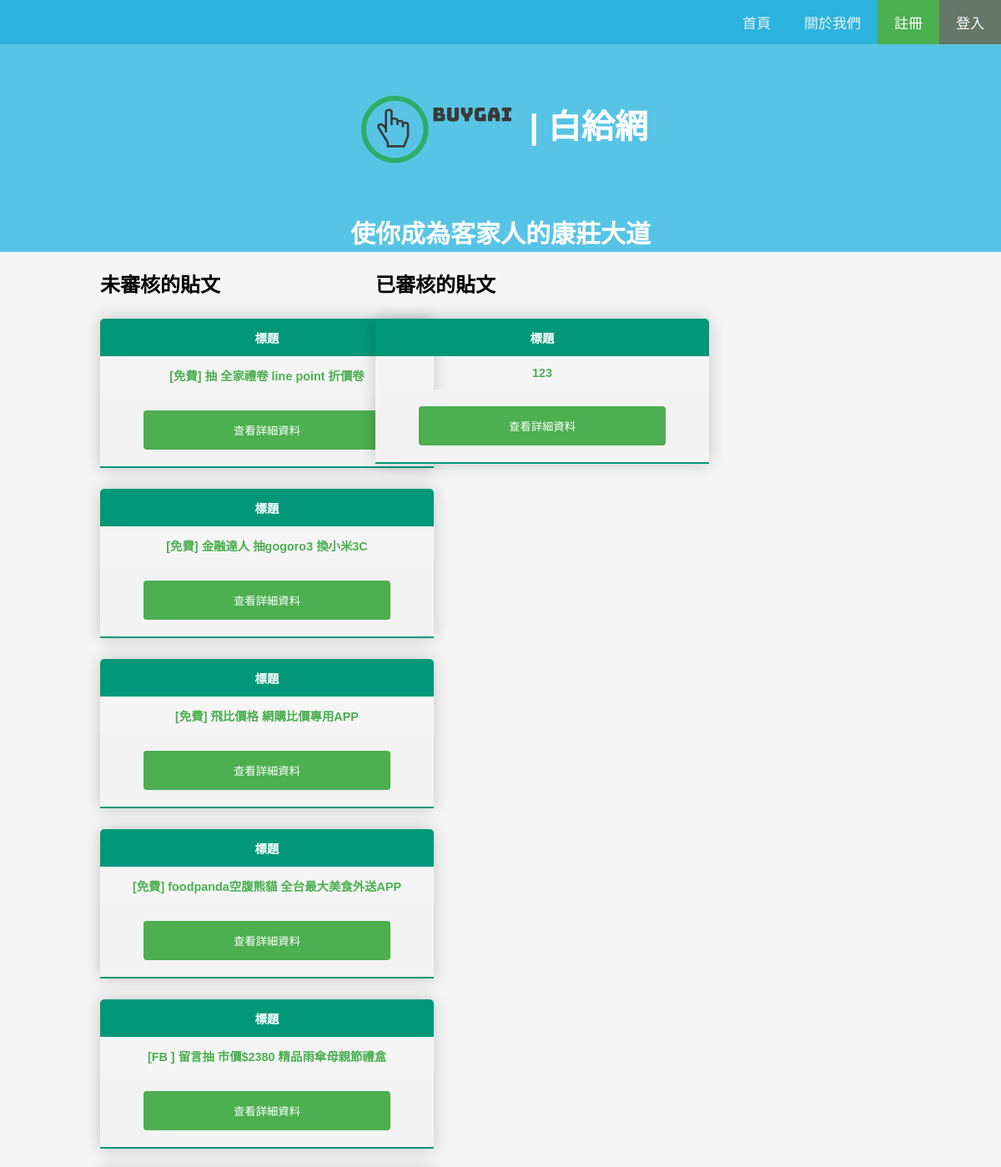
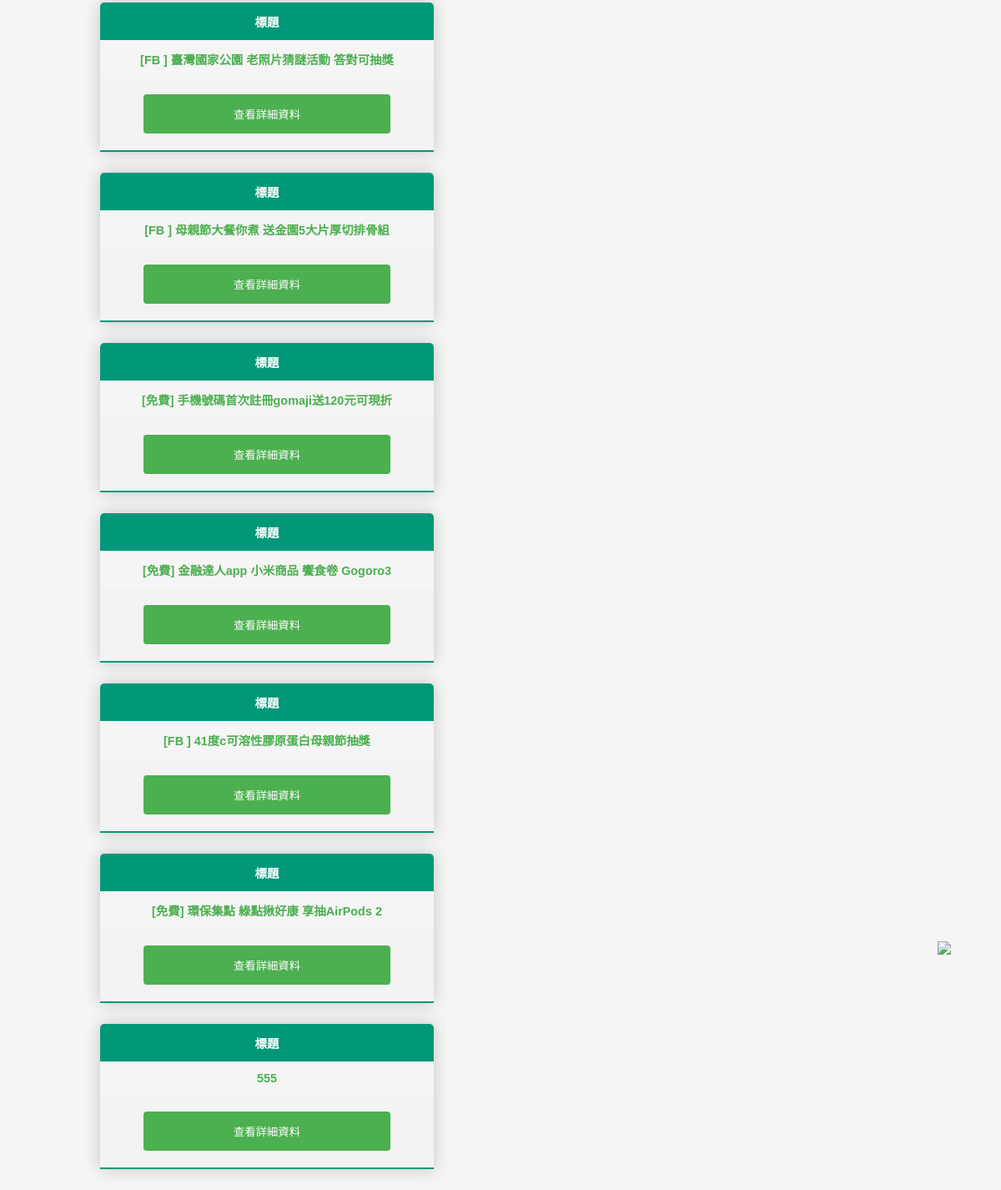
The page / on the database its author committed (2 pictures, top to bottom).
### tables this page shows
CREATE TABLE `post_event_confirm_data` (
  `id` int(20) NOT NULL,
  `title` char(40) NOT NULL,
  `descript` varchar(500) DEFAULT NULL,
  `organizer` char(20) NOT NULL DEFAULT '未確認',
  `start_daily` char(20) DEFAULT NULL,
  `end_daily` char(20) DEFAULT NULL,
  `original_web` varchar(200) NOT NULL DEFAULT '未確認',
  `post_member` varchar(50) NOT NULL DEFAULT '未確認',
  `post_member_id` int(11) NOT NULL,
  `post_daily` date DEFAULT NULL,
  `is_confirm` tinytext NOT NULL,
  `winner` varchar(50) NOT NULL DEFAULT '未確認'
);

### event_show.php (the view)
<link rel="stylesheet" href="css/layout.css">
<?php
    if (isset($_SESSION['user_id'])) {
        $user_id = $_SESSION['user_id'];
        $result = $database->query("SELECT `id`, `permission` FROM `users` WHERE `id` = '$user_id' LIMIT 1");
        $user = $database->fetch($result);
        if ($user['permission'] == "管理員") {
            $notConfirm_result = $database->query("SELECT * FROM `post_event_confirm_data` WHERE is_confirm = 0");
            $confirm_result = $database->query("SELECT * FROM `post_event_confirm_data` WHERE is_confirm = 1");
            $member_post_result = $database->query("SELECT * FROM `post_event_confirm_data` WHERE `post_member_id` = '{$user_id}' LIMIT 1");
            echo "<div class='all-container'><div class='notconfirm-container'><a class='unconfirm-a'><h2>你好管理員，以下是未審核的貼文</h2></a>";
            try {
                if ($database->num_rows($notConfirm_result) == 0) {
                    echo "<br><a>opps! 沒有資料!</a>";
                } else {
                    while ($notConfirmdata = $database->fetch($notConfirm_result)){
                        echo "<div class='post-notconfirm'>
                            <table class='unconfirm-content-table'>
                                <thead>
                                    <tr>
                                        <th>標題</th>
                                    </tr>
                                </thead>
                                <tbody>
                                    <tr class='active-row'>
                                        <td>{$notConfirmdata['title']}</td>
                                    </tr>
                                    <tr class='active-row'>
                                        <td>
                                            <form class='form-signup' action='./detail.php#{$notConfirmdata['id']}' method='post'>
                                                <input type='hidden' name='postid' value='{$notConfirmdata['id']}'>
                                                <input class='detail-submit' type='submit' name='detail-submit' value='查看詳細資料'><br>
                                            </form>
                                        </td>
                                    </tr>
                                </tbody>
                            </table>
                        </div>";
                    }
                }
                echo "</div>";
            } catch (Exception $e) {
                echo $e->getMessage();
            }
            echo "<div class='confirm-container'><a class='confirm-a'><h2>你好管理員，以下是已審核的貼文</h2></a>";
            try {
                if ($database->num_rows($confirm_result) == 0) {
                    echo "<br><a>opps! 沒有資料!</a>";
                } else {
                    while ($confirmdata = $database->fetch($confirm_result)){
                        echo "<div class='post-confirm'>
                            <table class='confirm-content-table'>
                                <thead>
                                    <tr>
                                        <th>標題</th>
                                    </tr>
                                </thead>
                                <tbody>
                                    <tr class='active-row'>
                                        <td>{$confirmdata['title']}</td>
                                    </tr>
                                    <tr class='active-row'>
                                        <td>
                                            <form class='form-signup' action='./detail.php#{$confirmdata['id']}' method='post'>
                                                <input type='hidden' name='postid' value='{$confirmdata['id']}'>
                                                <input class='detail-submit' type='submit' name='detail-submit' value='查看詳細資料'><br>
                                            </form>
                                        </td>
                                    </tr>
                                </tbody>
                            </table>
                        </div>
                    ";
                    }
                }
                echo "</div></div>";
            } catch (Exception $e) {
                echo $e->getMessage();
            }
            echo "<div class='member-container'><a class='confirm-a'><h2>你的貼文</h2></a>";
            try {
                if ($database->num_rows($member_post_result) == 0) {
                    echo "<br><a>opps! 沒有資料!</a>";
                } else {
                    while ($postMemberData = $database->fetch($member_post_result)){
                        echo "<div class='post-confirm'>
                            <table class='member-content-table'>
                                <thead>
                                    <tr>
                                        <th>標題</th>
                                    </tr>
                                </thead>
                                <tbody>
                                    <tr class='active-row'>
                                        <td>{$postMemberData['title']}</td>
                                    </tr>
                                    <tr class='active-row'>
                                        <td>
                                            <form class='form-signup' action='./detail.php#{$postMemberData['id']}' method='post'>
                                                <input type='hidden' name='postid' value='{$postMemberData['id']}'>
                                                <input class='detail-submit' type='submit' name='detail-submit' value='查看詳細資料'><br>
                                            </form>
                                        </td>
                                    </tr>
                                </tbody>
                            </table>
                        </div>
                    ";
                    }
                }
                echo "</div></div>";
            } catch (Exception $e) {
                echo $e->getMessage();
            }
        } else {
            $notConfirm_result = $database->query("SELECT * FROM `post_event_confirm_data` WHERE `is_confirm` = 0");
            $confirm_result = $database->query("SELECT * FROM `post_event_confirm_data` WHERE `is_confirm` = 1");
            $member_post_result = $database->query("SELECT * FROM `post_event_confirm_data` WHERE `post_member_id` = '{$user_id}' LIMIT 1");
            echo "<div class='all-container'><div class='notconfirm-container'><a class='unconfirm-a'><h2>未審核的貼文</h2></a>";
            try {
                if ($database->num_rows($notConfirm_result) == 0) {
                    echo "<br><a>opps! 沒有資料!</a>";
                } else {
                    while ($notConfirmdata = $database->fetch($notConfirm_result)){
                        echo "<div class='post-notconfirm'>
                            <table class='unconfirm-content-table'>
                                <thead>
                                    <tr>
                                        <th>標題</th>
                                    </tr>
                                </thead>
                                <tbody>
                                    <tr class='active-row'>
                                        <td>{$notConfirmdata['title']}</td>
                                    </tr>
                                    <tr class='active-row'>
                                        <td>
                                            <form class='form-signup' action='./detail.php#{$notConfirmdata['id']}' method='post'>
                                                <input type='hidden' name='postid' value='{$notConfirmdata['id']}'>
                                                <input class='detail-submit' type='submit' name='detail-submit' value='查看詳細資料'><br>
                                            </form>
                                        </td>
                                    </tr>
                                </tbody>
                            </table>
                        </div>";
                    }
                }
                echo "</div>";
            } catch (Exception $e) {
                echo $e->getMessage();
            }
            echo "<div class='confirm-container'><a class='confirm-a'><h2>已審核的貼文</h2></a>";
            try {
                if ($database->num_rows($confirm_result) == 0) {
                    echo "<br><a>opps! 沒有資料!</a>";
                } else {
                    while ($confirmdata = $database->fetch($confirm_result)){
                        echo "<div class='post-confirm'>
                            <table class='confirm-content-table'>
                                <thead>
                                    <tr>
                                        <th>標題</th>
                                    </tr>
                                </thead>
                                <tbody>
                                    <tr class='active-row'>
                                        <td>{$confirmdata['title']}</td>
                                    </tr>
                                    <tr class='active-row'>
                                        <td>
                                            <form class='form-signup' action='./detail.php#{$confirmdata['id']}' method='post'>
                                                <input type='hidden' name='postid' value='{$confirmdata['id']}'>
                                                <input class='detail-submit' type='submit' name='detail-submit' value='查看詳細資料'><br>
                                            </form>
                                        </td>
                                    </tr>
                                </tbody>
                            </table>
                        </div>
                    ";
                    }
                }
                echo "</div></div>";
            } catch (Exception $e) {
                echo $e->getMessage();
            }
            echo "<div class='member-container'><a class='confirm-a'><h2>你的貼文</h2></a>";
            try {
                if ($database->num_rows($member_post_result) == 0) {
                    echo "<br><a>opps! 沒有資料!</a>";
                } else {
                    while ($postMemberData = $database->fetch($member_post_result)){
                        echo "<div class='post-confirm'>
                            <table class='member-content-table'>
                                <thead>
                                    <tr>
                                        <th>標題</th>
                                    </tr>
                                </thead>
                                <tbody>
                                    <tr class='active-row'>
                                        <td>{$postMemberData['title']}</td>
                                    </tr>
                                    <tr class='active-row'>
                                        <td>
                                            <form class='form-signup' action='./detail.php#{$postMemberData['id']}' method='post'>
                                                <input type='hidden' name='postid' value='{$postMemberData['id']}'>
                                                <input class='detail-submit' type='submit' name='detail-submit' value='查看詳細資料'><br>
                                            </form>
                                        </td>
                                    </tr>
                                </tbody>
                            </table>
                        </div>
                    ";
                    }
                }
                echo "</div></div>";
            } catch (Exception $e) {
                echo $e->getMessage();
            }
        }
    } else {
        $notConfirm_result = $database->query("SELECT * FROM `post_event_confirm_data` WHERE is_confirm = 0");
            $confirm_result = $database->query("SELECT * FROM `post_event_confirm_data` WHERE is_confirm = 1");
            echo "<div class='all-container'><div class='notconfirm-container'><a class='unconfirm-a'><h2>未審核的貼文</h2></a>";
            try {
                if ($database->num_rows($notConfirm_result) == 0) {
                    echo "<br><a>opps! 沒有資料!</a>";
                } else {
                    while ($notConfirmdata = $database->fetch($notConfirm_result)){
                        echo "<div class='post-notconfirm'>
                            <table class='unconfirm-content-table'>
                                <thead>
                                    <tr>
                                        <th>標題</th>
                                    </tr>
                                </thead>
                                <tbody>
                                    <tr class='active-row'>
                                        <td>{$notConfirmdata['title']}</td>
                                    </tr>
                                    <tr class='active-row'>
                                        <td>
                                            <form class='form-signup' action='./detail.php#{$notConfirmdata['id']}' method='post'>
                                                <input type='hidden' name='postid' value='{$notConfirmdata['id']}'>
                                                <input class='detail-submit' type='submit' name='detail-submit' value='查看詳細資料'><br>
                                            </form>
                                        </td>
                                    </tr>
                                </tbody>
                            </table>
                        </div>";
                    }
                }
                echo "</div>";
            } catch (Exception $e) {
                echo $e->getMessage();
            }
            echo "<div class='confirm-container'><a class='confirm-a'><h2>已審核的貼文</h2></a>";
            try {
                if ($database->num_rows($confirm_result) == 0) {
                    echo "<br><a>opps! 沒有資料!</a>";
                } else {
                    while ($confirmdata = $database->fetch($confirm_result)){
                        echo "<div class='post-confirm'>
                            <table class='confirm-content-table'>
                                <thead>
                                    <tr>
                                        <th>標題</th>
                                    </tr>
                                </thead>
                                <tbody>
                                    <tr class='active-row'>
                                        <td>{$confirmdata['title']}</td>
                                    </tr>
                                    <tr class='active-row'>
                                        <td>
                                            <form class='form-signup' action='./detail.php#{$confirmdata['id']}' method='post'>
                                                <input type='hidden' name='postid' value='{$confirmdata['id']}'>
                                                <input class='detail-submit' type='submit' name='detail-submit' value='查看詳細資料'><br>
                                            </form>
                                        </td>
                                    </tr>
                                </tbody>
                            </table>
                        </div>
                    ";
                    }
                }
                echo "</div></div>";
            } catch (Exception $e) {
                echo $e->getMessage();
        }
    }
?>

### rows shown on the page
post_event_confirm_data: title "[免費] 抽 全家禮卷 line point 折價卷"
post_event_confirm_data: title "[免費] 金融達人 抽gogoro3 換小米3C"
post_event_confirm_data: title "[免費] 飛比價格 網購比價專用APP"
post_event_confirm_data: title "[免費] foodpanda空腹熊貓 全台最大美食外送APP"
post_event_confirm_data: title "[FB ] 留言抽 市價$2380 精品雨傘母親節禮盒"
post_event_confirm_data: title "[FB ] 臺灣國家公園 老照片猜謎活動 答對可抽獎"
post_event_confirm_data: title "[FB ] 母親節大餐你煮 送金園5大片厚切排骨組"
post_event_confirm_data: title "[免費] 手機號碼首次註冊gomaji送120元可現折"
post_event_confirm_data: title "[免費] 金融達人app 小米商品 饗食卷 Gogoro3"
post_event_confirm_data: title "[FB ] 41度c可溶性膠原蛋白母親節抽獎"
post_event_confirm_data: title "[免費] 環保集點 綠點揪好康 享抽AirPods 2"
post_event_confirm_data: title "555"
post_event_confirm_data: title "123"
